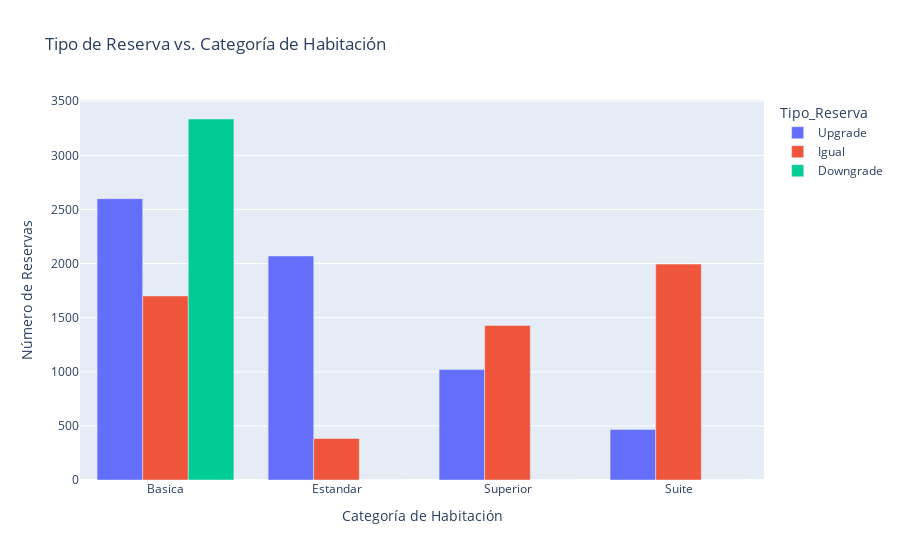

The notebook cell saved with this chart:
### Code cell
df_melt2 = ct_tiporeserva_habitacion.reset_index().melt(
    id_vars="Categoria_Habitacion",
    var_name="Tipo_Reserva",
    value_name="num_reservas"
)

fig = px.bar(
    df_melt2,
    x="Categoria_Habitacion",
    y="num_reservas",
    color="Tipo_Reserva",
    title="Tipo de Reserva vs. Categoría de Habitación",
    labels={"Categoria_Habitacion": "Categoría de Habitación", "num_reservas": "Número de Reservas"}
)
fig.update_layout(barmode="group")
fig.show()

### Figure 1 — Plotly figure (JSON) as saved in the notebook; plotly's stock layout.template omitted (floating-point values rounded to 4 significant figures)
{"data": [{"hovertemplate": "Tipo_Reserva=Upgrade<br>Categoría de Habitación=%{x}<br>Número de Reservas=%{y}<extra></extra>", "legendgroup": "Upgrade", "marker": {"color": "#636efa", "pattern": {"shape": ""}}, "name": "Upgrade", "orientation": "v", "showlegend": true, "textposition": "auto", "type": "bar", "x": ["Basica", "Estandar", "Superior", "Suite"], "xaxis": "x", "y": [2600, 2070, 1020, 466], "yaxis": "y"}, {"hovertemplate": "Tipo_Reserva=Igual<br>Categoría de Habitación=%{x}<br>Número de Reservas=%{y}<extra></extra>", "legendgroup": "Igual", "marker": {"color": "#EF553B", "pattern": {"shape": ""}}, "name": "Igual", "orientation": "v", "showlegend": true, "textposition": "auto", "type": "bar", "x": ["Basica", "Estandar", "Superior", "Suite"], "xaxis": "x", "y": [1701, 384, 1428, 1995], "yaxis": "y"}, {"hovertemplate": "Tipo_Reserva=Downgrade<br>Categoría de Habitación=%{x}<br>Número de Reservas=%{y}<extra></extra>", "legendgroup": "Downgrade", "marker": {"color": "#00cc96", "pattern": {"shape": ""}}, "name": "Downgrade", "orientation": "v", "showlegend": true, "textposition": "auto", "type": "bar", "x": ["Basica", "Estandar", "Superior", "Suite"], "xaxis": "x", "y": [3336, 0, 0, 0], "yaxis": "y"}], "layout": {"barmode": "group", "legend": {"title": {"text": "Tipo_Reserva"}, "tracegroupgap": 0}, "title": {"text": "Tipo de Reserva vs. Categoría de Habitación"}, "xaxis": {"anchor": "y", "domain": [0, 1], "title": {"text": "Categoría de Habitación"}}, "yaxis": {"anchor": "x", "domain": [0, 1], "title": {"text": "Número de Reservas"}}}}
